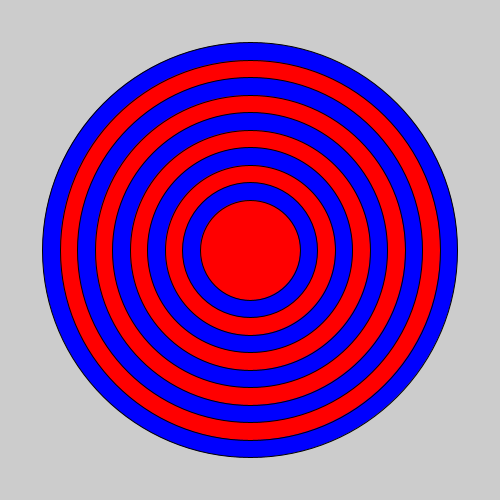
Frame 1 (no input)
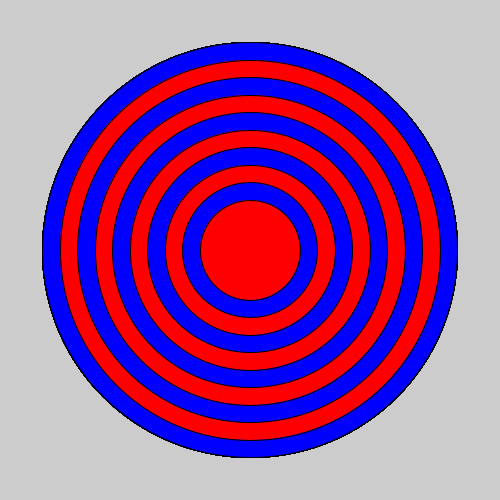
Frame 60 (the mouse pressed at the canvas centre just before this capture)
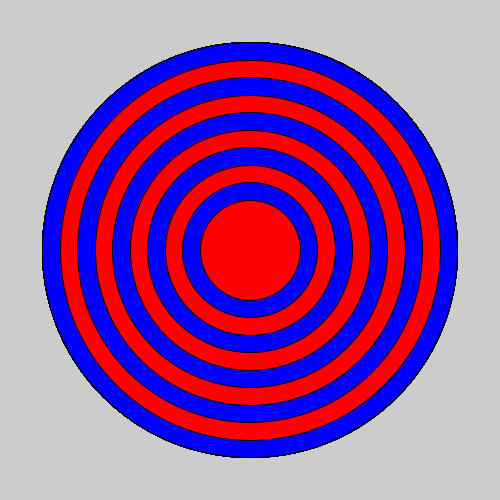
Frame 120 (the mouse held since frame 60 and released just before this capture)

The Processing sketch that drew these frames (run headless with seeded random() and noise(); from frame 60 on, the mouse is pressed at the canvas centre):

// Processing sketch: bullseye
// ── bullseye.pde

void setup() {
 
  // set the size of your sketch
  
 size(500,500);
  
}

void draw() {
  
  //Starting with the largest ellipse, use a for loop to draw a bullseye with ellipses.

  for(int i=1; i<=10; i++){
 
    //Use an if statement and remainder to alternate the color of your rings.
  if(i % 2 == 0){
   
   fill(255,0,0);
   }
   else if(i % 2 == 1){
    fill(0, 0, 255); 
   }
    
    
    
    ellipse(250,250,450-35*i,450-35*i);
   
   
    if(i % 2 == 0){
   
 
  
  }

  }
}
